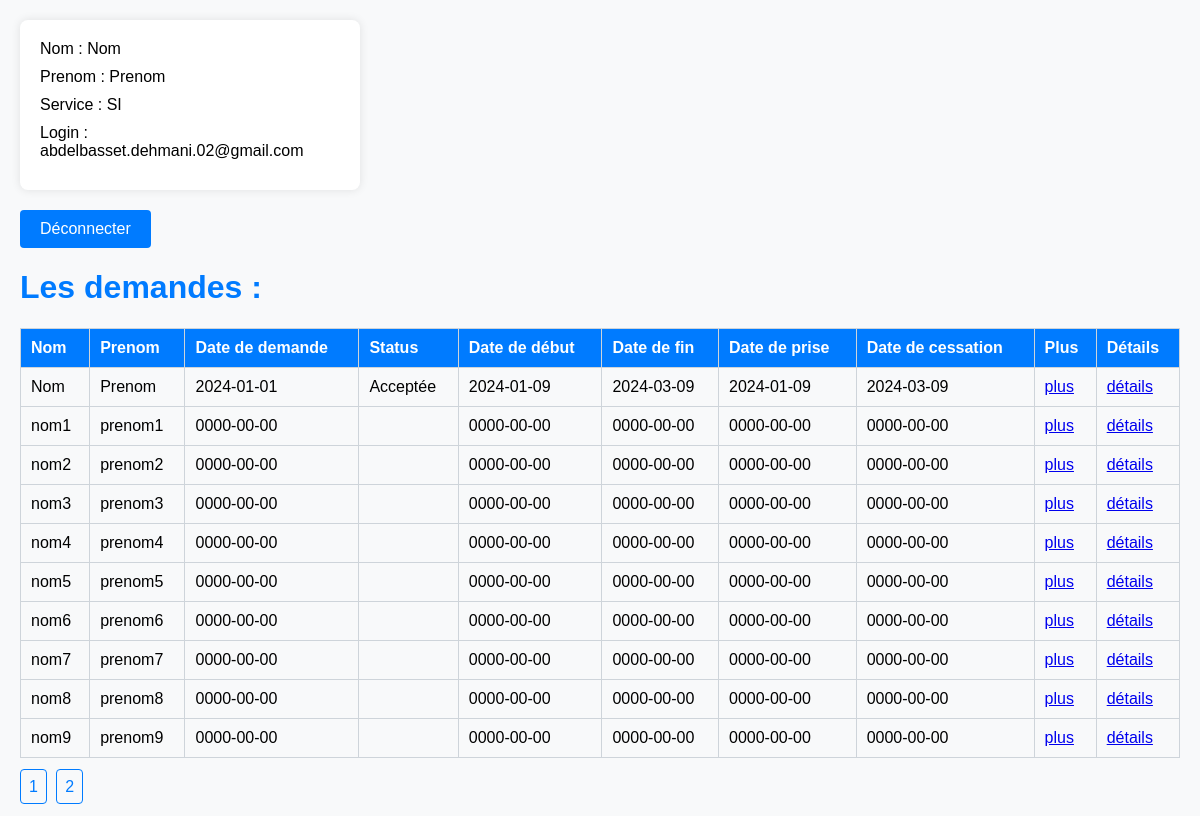
Screenshot of /page_rh.php (signed in) with the database file from the repository.
### tables this page shows
CREATE TABLE `demande` (
  `id_demande` int(11) NOT NULL,
  `date_demande` date NOT NULL,
  `status` enum('En cours','Traitée','Refusée','Acceptée') NOT NULL,
  `cv` blob NOT NULL,
  `lm` blob NOT NULL,
  `date_debut` date NOT NULL,
  `date_fin` date NOT NULL,
  `date_prise` date NOT NULL,
  `date_cessation` date NOT NULL,
  `id_etudiant` int(11) NOT NULL,
  `id_service` int(11) NOT NULL
);

CREATE TABLE `etudiant` (
  `id_etudiant` int(11) NOT NULL,
  `nom` varchar(255) NOT NULL,
  `prenom` varchar(255) NOT NULL,
  `cin` varchar(255) NOT NULL,
  `tel` varchar(255) NOT NULL,
  `email` varchar(255) NOT NULL,
  `niveau` varchar(255) NOT NULL,
  `etablissement` varchar(255) NOT NULL,
  `service` enum('SI','Service 1','Service 2','') NOT NULL,
  `cv` blob NOT NULL,
  `lm` blob NOT NULL,
  `id_login` int(11) NOT NULL
);

### verifier_auth.php (called while the page is built, shortened)
<?php
$id_utilisateur = $_SESSION['utilisateur_id'];
?>

### page_rh.php (the view, shortened to what this page needs)
<?php
@include 'bdd.php';
include 'verifier_auth.php';
?>
<!DOCTYPE html>
<html lang="fr">
<head>
</head>
<body>
    <div class="container">
        <div class="user-info">
            <?php
            $query = "SELECT * FROM login WHERE id_login = $id_utilisateur";
            $resul = mysqli_query($conn, $query);
            if (mysqli_num_rows($resul) > 0) :
                while ($row = mysqli_fetch_assoc($resul)) :
            ?>
            <ul>
                <li><?php echo 'Nom : ' . $row['nom']; ?></li>
                <li><?php echo 'Prenom : ' . $row['prenom']; ?></li>
                <li><?php echo 'Service : ' . $row['service']; ?></li>
                <li><?php echo 'Login : ' . $row['login']; ?></li>
            </ul>
            <?php
                endwhile;
            endif;
            ?>
        </div>
        <form method="post" action="">
            <input type="submit" name="logout" class="logout-btn" value="Déconnecter" />
        </form>
        <div class="header-section">
            <h1>Les demandes :</h1>
        </div>
        <div class="demandes-table-container">
        <?php
        $elements_par_page = 10;
        $page_actuelle = isset($_GET['page']) ? $_GET['page'] : 1;
        $debut_index = ($page_actuelle - 1) * $elements_par_page;
        $sql = "SELECT * FROM demande LIMIT $debut_index, $elements_par_page";
        $result = mysqli_query($conn, $sql);
        if (mysqli_num_rows($result) > 0) :
        ?>
        <table class="demandes-table">
            <thead>
                <tr>
                    <th>Nom</th>
                    <th>Prenom</th>
                    <th>Date de demande</th>
                    <th>Status</th>
                    <th>Date de début</th>
                    <th>Date de fin</th>
                    <th>Date de prise</th>
                    <th>Date de cessation</th>
                    <th>Plus</th>
                    <th>Détails</th>
                </tr>
            </thead>
            <tbody>
                <?php while ($row = mysqli_fetch_assoc($result)) : ?>
                <tr>
                    <?php
                        $id_etudiant = $row['id_etudiant'];
                        $query = "SELECT nom, prenom FROM etudiant WHERE id_etudiant = $id_etudiant";
                        $res = mysqli_query($conn, $query);
                        if ($res) {
                            $rowEt = mysqli_fetch_assoc($res);
                            $nom = $rowEt['nom'];
                            $prenom = $rowEt['prenom'];
                        }
                    ?>
                    <td><?php echo $nom; ?></td>
                    <td><?php echo $prenom; ?></td>
                    <td><?php echo $row['date_demande']; ?></td>
                    <td><?php echo $row['status']; ?></td>
                    <td><?php echo $row['date_debut']; ?></td>
                    <td><?php echo $row['date_fin']; ?></td>
                    <td><?php echo $row['date_prise']; ?></td>
                    <td><?php echo $row['date_cessation']; ?></td>
                    <td>
                        <?php $linkToOtherPage = "demandes.php?id=" . urlencode($id_etudiant); ?>
                        <a href="<?php echo $linkToOtherPage; ?>">plus</a>
                    </td>
                    <td>
                        <?php $linkToOtherPage = "rh_commandes.php?id=" . urlencode($id_etudiant); ?>
                        <a href="<?php echo $linkToOtherPage; ?>">détails</a>
                    </td>
                </tr>
                    <?php
                        endwhile;
                        $sql_total = "SELECT COUNT(*) as total FROM demande";
                        $result_total = mysqli_query($conn, $sql_total);
                        $row_total = mysqli_fetch_assoc($result_total);
                        $total_elements = $row_total['total'];
                        $nombre_pages = ceil($total_elements / $elements_par_page);
                    endif;
                    ?>
            </tbody>
        </table>
        <div class="pagination">
            <?php
                for ($i = 1; $i <= $nombre_pages; $i++) {
                    echo '<a href="?page=' . $i . '">' . $i . '</a> ';
                }
            ?>
        </div>
    </div>
</body>
</html>

### page_rh.php (style rules this page uses)
body { font-family: Arial, sans-serif; background-color: #f8f9fa; margin: 0; padding: 20px; }
.user-info { background-color: #fff; border-radius: 8px; box-shadow: 0 0 10px rgba(0, 0, 0, 0.1); padding: 20px; width: 300px; margin-bottom: 20px; }
.user-info ul { list-style: none; padding: 0; margin: 0; }
.user-info li { margin-bottom: 10px; }
.logout-btn { background-color: #007bff; color: #fff; border: none; padding: 10px 20px; border-radius: 4px; cursor: pointer; font-size: 16px; }
.header-section h1 { color: #007bff; }
.demandes-table { width: 100%; margin-top: 20px; border-collapse: collapse; }
.demandes-table th, .demandes-table td { border: 1px solid #ced4da; padding: 10px; text-align: left; }
.demandes-table th { background-color: #007bff; color: #fff; }
.demandes-table tbody tr:nth-child(even) { background-color: #f8f9fa; }
.pagination { margin-top: 20px; }
.pagination a { padding: 8px; text-decoration: none; color: #007bff; border: 1px solid #007bff; border-radius: 4px; margin-right: 5px; }

### rows the page displays
demande: id_etudiant.nom "Nom", id_etudiant.prenom "Prenom", date_demande "2024-01-01", status "Acceptée", date_debut "2024-01-09", date_fin "2024-03-09", date_prise "2024-01-09", date_cessation "2024-03-09"
demande: id_etudiant.nom "nom1", id_etudiant.prenom "prenom1", date_demande "0000-00-00", date_debut "0000-00-00", date_fin "0000-00-00", date_prise "0000-00-00", date_cessation "0000-00-00"
demande: id_etudiant.nom "nom2", id_etudiant.prenom "prenom2", date_demande "0000-00-00", date_debut "0000-00-00", date_fin "0000-00-00", date_prise "0000-00-00", date_cessation "0000-00-00"
demande: id_etudiant.nom "nom3", id_etudiant.prenom "prenom3", date_demande "0000-00-00", date_debut "0000-00-00", date_fin "0000-00-00", date_prise "0000-00-00", date_cessation "0000-00-00"
demande: id_etudiant.nom "nom4", id_etudiant.prenom "prenom4", date_demande "0000-00-00", date_debut "0000-00-00", date_fin "0000-00-00", date_prise "0000-00-00", date_cessation "0000-00-00"
demande: id_etudiant.nom "nom5", id_etudiant.prenom "prenom5", date_demande "0000-00-00", date_debut "0000-00-00", date_fin "0000-00-00", date_prise "0000-00-00", date_cessation "0000-00-00"
demande: id_etudiant.nom "nom6", id_etudiant.prenom "prenom6", date_demande "0000-00-00", date_debut "0000-00-00", date_fin "0000-00-00", date_prise "0000-00-00", date_cessation "0000-00-00"
demande: id_etudiant.nom "nom7", id_etudiant.prenom "prenom7", date_demande "0000-00-00", date_debut "0000-00-00", date_fin "0000-00-00", date_prise "0000-00-00", date_cessation "0000-00-00"
demande: id_etudiant.nom "nom8", id_etudiant.prenom "prenom8", date_demande "0000-00-00", date_debut "0000-00-00", date_fin "0000-00-00", date_prise "0000-00-00", date_cessation "0000-00-00"
demande: id_etudiant.nom "nom9", id_etudiant.prenom "prenom9", date_demande "0000-00-00", date_debut "0000-00-00", date_fin "0000-00-00", date_prise "0000-00-00", date_cessation "0000-00-00"

### other values shown
$row['nom'] "Nom"
$row['prenom'] "Prenom"
$row['service'] "SI"
$row['login'] "abdelbasset.dehmani.02@gmail.com"
